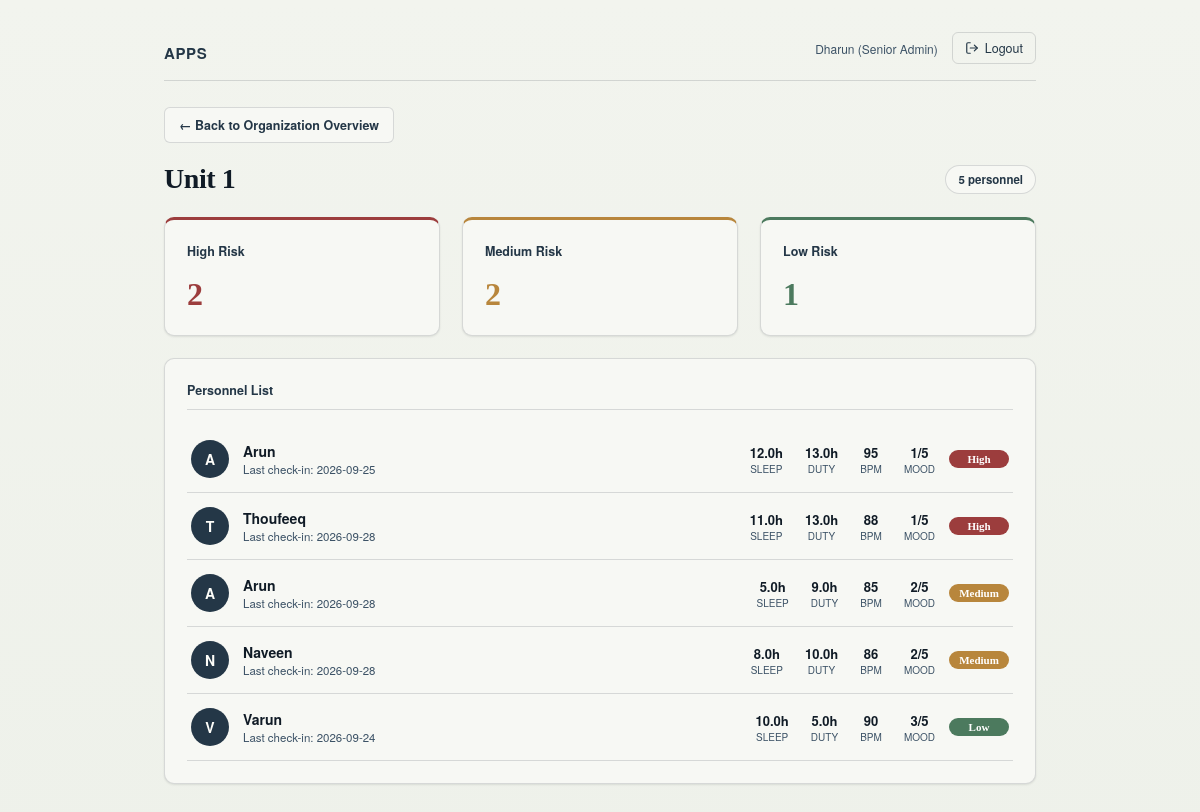
The app's page /admin/unit/1 (signed in) with its own data.
### tables this page shows
CREATE TABLE DailyData (
            id INTEGER PRIMARY KEY AUTOINCREMENT,
            user_id INTEGER NOT NULL,
            date TEXT NOT NULL,
            sleep_hours REAL,
            duty_hours REAL,
            heart_rate INTEGER,
            mood_score INTEGER,
            stress_level TEXT,
            recommendation TEXT
        );

CREATE TABLE Users (
            id INTEGER PRIMARY KEY AUTOINCREMENT,
            name TEXT NOT NULL,
            unit TEXT,
            password TEXT NOT NULL,
            role TEXT NOT NULL DEFAULT 'personnel'
        );

### app.py (the view)
@app.route("/admin/unit/<unit_name>")
def admin_unit_detail(unit_name):
    if "user_id" not in session or session.get("role") != "admin":
        return redirect(url_for("login"))
    conn = get_db()
    personnel = conn.execute("""
        SELECT Users.id, Users.name, Users.unit, DailyData.date, DailyData.sleep_hours,
               DailyData.duty_hours, DailyData.heart_rate, DailyData.mood_score,
               DailyData.stress_level
        FROM DailyData
        JOIN Users ON DailyData.user_id = Users.id
        WHERE DailyData.id IN (
            SELECT MAX(id) FROM DailyData GROUP BY user_id
        )
        AND Users.role = 'personnel'
        AND Users.unit = ?
        ORDER BY DailyData.stress_level = 'High' DESC, DailyData.stress_level = 'Medium' DESC
    """, (unit_name,)).fetchall()
    conn.close()
    return render_template(
        "admin_unit_detail.html",
        admin_name=session["user_name"],
        unit_name=unit_name,
        personnel=personnel
    )

### app.py (called while the page is built)
def get_db():
    conn = sqlite3.connect(DB_PATH)
    conn.row_factory = sqlite3.Row
    return conn

### templates/admin_unit_detail.html (shortened to what this page needs)
<!DOCTYPE html>
<html lang="en">
<head>
<link rel="stylesheet" href="{{ url_for('static', filename='style.css') }}">
</head>
<body>
<div class="wrap">
  <header class="top">
    <div>
      <div class="mark">APPS</div>
    </div>
    <div style="display:flex; align-items:center; gap:14px;">
      <span class="role-pill">{{ admin_name }} (Senior Admin)</span>
      <a href="/logout" class="logout-link">
  <svg class="logout-icon" width="14" height="14" viewBox="0 0 24 24" fill="none" stroke="currentColor" stroke-width="2" stroke-linecap="round" stroke-linejoin="round">
    <path d="M9 21H5a2 2 0 0 1-2-2V5a2 2 0 0 1 2-2h4"></path>
    <polyline points="16 17 21 12 16 7"></polyline>
    <line x1="21" y1="12" x2="9" y2="12"></line>
  </svg>
  <span>Logout</span>
</a>
    </div>
  </header>
    <a href="{{ url_for('admin_dashboard') }}" style="display:inline-flex; align-items:center; gap:6px; font-family:'Helvetica Neue', Arial, sans-serif; font-size:12.5px; font-weight:600; text-decoration:none; color:var(--steel-deep); background:var(--card); border:1px solid var(--line); padding:8px 14px; border-radius:6px; margin-bottom:20px; transition: background 0.15s ease, box-shadow 0.15s ease;"
     onmouseover="this.style.background='#fff'; this.style.boxShadow='0 2px 8px rgba(16,27,38,0.08)';"
     onmouseout="this.style.background='var(--card)'; this.style.boxShadow='none';">
    &larr; Back to Organization Overview
  </a>
  <div style="display:flex; align-items:center; justify-content:space-between; margin-bottom:22px; flex-wrap:wrap; gap:10px;">
    <h2 class="page-title" style="margin:0;">Unit {{ unit_name }}</h2>
    <span style="font-family:'Helvetica Neue', Arial, sans-serif; font-size:11.5px; background:var(--card); border:1px solid var(--line); padding:5px 12px; border-radius:20px; color:var(--steel-deep); font-weight:600;">
      {{ personnel|length }} personnel
    </span>
  </div>
  {% set high_c = personnel|selectattr('stress_level','equalto','High')|list|length %}
  {% set med_c = personnel|selectattr('stress_level','equalto','Medium')|list|length %}
  {% set low_c = personnel|selectattr('stress_level','equalto','Low')|list|length %}
  <div class="grid2" style="grid-template-columns: repeat(3, 1fr); margin-bottom:22px;">
    <div class="card stat-card-high">
      <h3 style="border:none; margin:0;">High Risk</h3>
      <p class="stat-value" style="color:var(--signal-high);">{{ high_c }}</p>
    </div>
    <div class="card stat-card-medium">
      <h3 style="border:none; margin:0;">Medium Risk</h3>
      <p class="stat-value" style="color:var(--signal-med);">{{ med_c }}</p>
    </div>
    <div class="card stat-card-low">
      <h3 style="border:none; margin:0;">Low Risk</h3>
      <p class="stat-value" style="color:var(--signal-low);">{{ low_c }}</p>
    </div>
  </div>
  <div class="card">
    <h3>Personnel List</h3>
    {% if personnel %}
    <div style="display:flex; flex-direction:column;">
      {% for p in personnel %}
      <div style="display:flex; align-items:center; gap:14px; padding:14px 4px; border-bottom:1px solid var(--line);">
        <div style="flex-shrink:0; width:38px; height:38px; border-radius:50%; background:var(--steel-deep); color:#fdfdf9; display:flex; align-items:center; justify-content:center; font-family:'Helvetica Neue', Arial, sans-serif; font-weight:700; font-size:14px;">
          {{ p.name[0]|upper }}
        </div>
        <div style="flex:1; min-width:160px;">
          <div style="font-family:'Helvetica Neue', Arial, sans-serif; font-size:14px; font-weight:600; color:var(--ink);">{{ p.name }}</div>
          <div style="font-family:'Helvetica Neue', Arial, sans-serif; font-size:11.5px; color:var(--steel);">Last check-in: {{ p.date }}</div>
        </div>
        <div style="display:flex; gap:22px; font-family:'Helvetica Neue', Arial, sans-serif; text-align:center;">
          <div>
            <div style="font-size:13px; font-weight:600; color:var(--ink);">{{ p.sleep_hours }}h</div>
            <div style="font-size:10px; color:var(--steel);">SLEEP</div>
          </div>
          <div>
            <div style="font-size:13px; font-weight:600; color:var(--ink);">{{ p.duty_hours }}h</div>
            <div style="font-size:10px; color:var(--steel);">DUTY</div>
          </div>
          <div>
            <div style="font-size:13px; font-weight:600; color:var(--ink);">{{ p.heart_rate }}</div>
            <div style="font-size:10px; color:var(--steel);">BPM</div>
          </div>
          <div>
            <div style="font-size:13px; font-weight:600; color:var(--ink);">{{ p.mood_score }}/5</div>
            <div style="font-size:10px; color:var(--steel);">MOOD</div>
          </div>
        </div>
        <span class="risk-tag badge-{{ p.stress_level|lower }}" style="flex-shrink:0; min-width:60px; text-align:center;">{{ p.stress_level }}</span>
      </div>
      {% endfor %}
    </div>
    {% else %}
      <p class="empty-note">No personnel data yet for this unit.</p>
    {% endif %}
  </div>
</div>
</body>
</html>

### static/style.css (style rules this page uses)
:root { --ink:#101b26; --paper:#eef1ea; --steel:#3c5266; --steel-deep:#243747; --signal-low:#4c7a5e; --signal-med:#b8863c; --signal-high:#9c3d3d; --line: rgba(16,27,38,0.14); --card:#f7f8f4; }
* { box-sizing:border-box; }
html,body { margin:0;padding:0; }
body { background: linear-gradient(180deg, #f2f4ee 0%, var(--paper) 100%); color:var(--ink); font-family: 'Iowan Old Style','Georgia',serif; min-height:100vh; }
a { color:var(--steel-deep); }
.wrap { max-width:920px; margin:0 auto; padding:32px 24px 80px; }
header.top { display:flex; justify-content:space-between; align-items:flex-end; border-bottom:1px solid var(--line); padding-bottom:16px; margin-bottom:26px; }
.mark { font-family: 'Helvetica Neue', Arial, sans-serif; font-weight:700; font-size:15px; letter-spacing:0.04em; color:var(--steel-deep); }
header.top .role-pill { font-family:'Helvetica Neue', Arial, sans-serif; font-size:12px; color:var(--steel); }
header.top .logout-link { font-family:'Helvetica Neue', Arial, sans-serif; font-size:12.5px; color:var(--steel-deep); text-decoration:none; border:1px solid var(--line); padding:6px 12px; border-radius:6px; }
h2.page-title { font-size:28px; font-weight:600; margin:0 0 4px; letter-spacing:-0.015em; color:var(--ink); }
.grid2 { display:grid; grid-template-columns: 1.1fr 1fr; gap:22px; margin-top:20px; align-items:start; }
.card { background:var(--card); border:1px solid var(--line); border-radius:10px; padding:22px; box-shadow: 0 1px 3px rgba(16,27,38,0.04), 0 1px 2px rgba(16,27,38,0.06); }
.card h3 { font-family:'Helvetica Neue', Arial, sans-serif; font-size:12.5px; color:var(--steel-deep); margin:0 0 16px; font-weight:700; border-bottom:1px solid var(--line); padding-bottom:10px; }
.badge-low { background:var(--signal-low); }
.badge-medium { background:var(--signal-med); }
.badge-high { background:var(--signal-high); }
.risk-tag { font-size:11px; font-weight:700; padding:3px 9px; border-radius:20px; color:#fff; }
.stat-value { font-size:32px; font-weight:600; margin:6px 0 0; letter-spacing:-0.02em; }
.stat-card-total, .stat-card-high, .stat-card-medium, .stat-card-low { transition: transform 0.15s ease, box-shadow 0.15s ease; }
.stat-card-high { border-top:3px solid var(--signal-high); }
.stat-card-medium { border-top:3px solid var(--signal-med); }
.stat-card-low { border-top:3px solid var(--signal-low); }
header.top .logout-link { display:inline-flex; align-items:center; gap:6px; transition: background 0.2s ease, border-color 0.2s ease, color 0.2s ease; }

### records on screen
DailyData: name "A", name "Arun", date "2026-09-25", sleep_hours "12.0", duty_hours "13.0", heart_rate "95", mood_score "1", stress_level "High"
DailyData: name "T", name "Thoufeeq", date "2026-09-28", sleep_hours "11.0", duty_hours "13.0", heart_rate "88", mood_score "1", stress_level "High"
DailyData: name "A", name "Arun", date "2026-09-28", sleep_hours "5.0", duty_hours "9.0", heart_rate "85", mood_score "2", stress_level "Medium"
DailyData: name "N", name "Naveen", date "2026-09-28", sleep_hours "8.0", duty_hours "10.0", heart_rate "86", mood_score "2", stress_level "Medium"
DailyData: name "V", name "Varun", date "2026-09-24", sleep_hours "10.0", duty_hours "5.0", heart_rate "90", mood_score "3", stress_level "Low"

### other values on screen
{{ admin_name }} "Dharun"
{{ unit_name }} "1"
{{ personnel|length }} "5"
{{ high_c }} "2"
{{ med_c }} "2"
{{ low_c }} "1"
